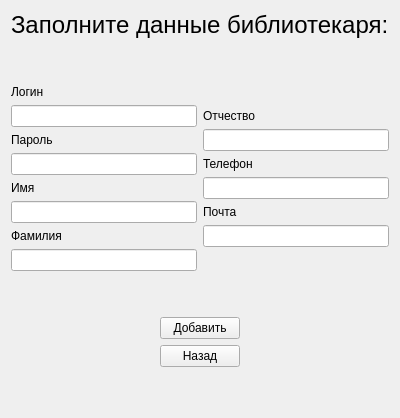
      <widget class="QWidget" name="add_librarian_page">
       <layout class="QVBoxLayout" name="verticalLayout_14">
        <item>
         <widget class="QLabel" name="top_add_librarian_page_label">
          <property name="font">
           <font>
            <pointsize>18</pointsize>
           </font>
          </property>
          <property name="text">
           <string>Заполните данные библиотекаря:</string>
          </property>
         </widget>
        </item>
        <item>
         <layout class="QHBoxLayout" name="horizontalLayout_19">
          <item>
           <layout class="QVBoxLayout" name="verticalLayout_24">
            <item>
             <spacer name="verticalSpacer_40">
              <property name="orientation">
               <enum>Qt::Vertical</enum>
              </property>
              <property name="sizeHint" stdset="0">
               <size>
                <width>20</width>
                <height>40</height>
               </size>
              </property>
             </spacer>
            </item>
            <item>
             <widget class="QLabel" name="label_25">
              <property name="text">
               <string>Логин</string>
              </property>
             </widget>
            </item>
            <item>
             <widget class="QLineEdit" name="login_for_librarian_line_edit"/>
            </item>
            <item>
             <widget class="QLabel" name="label_27">
              <property name="text">
               <string>Пароль</string>
              </property>
             </widget>
            </item>
            <item>
             <widget class="QLineEdit" name="password_for_librarian_line_edit"/>
            </item>
            <item>
             <widget class="QLabel" name="label_28">
              <property name="text">
               <string>Имя</string>
              </property>
             </widget>
            </item>
            <item>
             <widget class="QLineEdit" name="name_for_librarian_line_edit"/>
            </item>
            <item>
             <widget class="QLabel" name="label_29">
              <property name="text">
               <string>Фамилия</string>
              </property>
             </widget>
            </item>
            <item>
             <widget class="QLineEdit" name="surname_for_librarian_line_edit"/>
            </item>
            <item>
             <spacer name="verticalSpacer_39">
              <property name="orientation">
               <enum>Qt::Vertical</enum>
              </property>
              <property name="sizeHint" stdset="0">
               <size>
                <width>20</width>
                <height>40</height>
               </size>
              </property>
             </spacer>
            </item>
           </layout>
          </item>
          <item>
           <layout class="QVBoxLayout" name="verticalLayout_25">
            <item>
             <spacer name="verticalSpacer_42">
              <property name="orientation">
               <enum>Qt::Vertical</enum>
              </property>
              <property name="sizeHint" stdset="0">
               <size>
                <width>20</width>
                <height>40</height>
               </size>
              </property>
             </spacer>
            </item>
            <item>
             <widget class="QLabel" name="label_26">
              <property name="text">
               <string>Отчество</string>
              </property>
             </widget>
            </item>
            <item>
             <widget class="QLineEdit" name="patronymic_for_librarian_line_edit"/>
            </item>
            <item>
             <widget class="QLabel" name="label_30">
              <property name="text">
               <string>Телефон</string>
              </property>
             </widget>
            </item>
            <item>
             <widget class="QLineEdit" name="phone_for_librarian_line_edit"/>
            </item>
            <item>
             <widget class="QLabel" name="label_31">
              <property name="text">
               <string>Почта</string>
              </property>
             </widget>
            </item>
            <item>
             <widget class="QLineEdit" name="email_for_librarian_line_edit"/>
            </item>
            <item>
             <spacer name="verticalSpacer_41">
              <property name="orientation">
               <enum>Qt::Vertical</enum>
              </property>
              <property name="sizeHint" stdset="0">
               <size>
                <width>20</width>
                <height>40</height>
               </size>
              </property>
             </spacer>
            </item>
           </layout>
          </item>
         </layout>
        </item>
        <item>
         <layout class="QHBoxLayout" name="horizontalLayout_21">
          <item>
           <spacer name="horizontalSpacer_27">
            <property name="orientation">
             <enum>Qt::Horizontal</enum>
            </property>
            <property name="sizeHint" stdset="0">
             <size>
              <width>40</width>
              <height>20</height>
             </size>
            </property>
           </spacer>
          </item>
          <item>
           <widget class="QPushButton" name="add_librarian_on_add_librarian_page_btn">
            <property name="text">
             <string>Добавить</string>
            </property>
           </widget>
          </item>
          <item>
           <spacer name="horizontalSpacer_28">
            <property name="orientation">
             <enum>Qt::Horizontal</enum>
            </property>
            <property name="sizeHint" stdset="0">
             <size>
              <width>40</width>
              <height>20</height>
             </size>
            </property>
           </spacer>
          </item>
         </layout>
        </item>
        <item>
         <layout class="QHBoxLayout" name="horizontalLayout_29">
          <item>
           <spacer name="horizontalSpacer_29">
            <property name="orientation">
             <enum>Qt::Horizontal</enum>
            </property>
            <property name="sizeHint" stdset="0">
             <size>
              <width>40</width>
              <height>20</height>
             </size>
            </property>
           </spacer>
          </item>
          <item>
           <widget class="QPushButton" name="add_librarian_back_btn">
            <property name="text">
             <string>Назад</string>
            </property>
           </widget>
          </item>
          <item>
           <spacer name="horizontalSpacer_30">
            <property name="orientation">
             <enum>Qt::Horizontal</enum>
            </property>
            <property name="sizeHint" stdset="0">
             <size>
              <width>40</width>
              <height>20</height>
             </size>
            </property>
           </spacer>
          </item>
         </layout>
        </item>
        <item>
         <spacer name="verticalSpacer_43">
          <property name="orientation">
           <enum>Qt::Vertical</enum>
          </property>
          <property name="sizeHint" stdset="0">
           <size>
            <width>20</width>
            <height>40</height>
           </size>
          </property>
         </spacer>
        </item>
       </layout>
      </widget>
